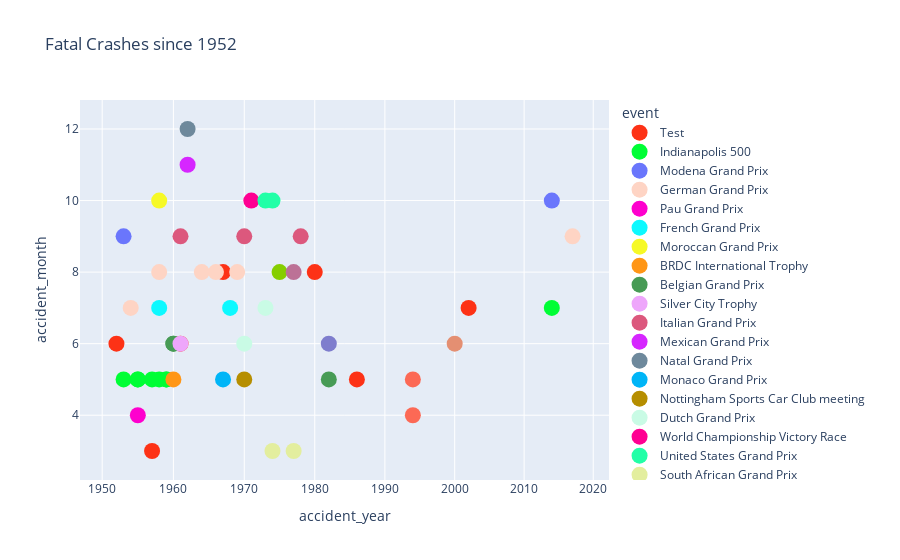

Notebook code cell kept with this figure:
### Code cell
#Plot bubble chart 

fig = px.scatter(crash_encoded, x="accident_year", y="accident_month", color= "event", title="Fatal Crashes since 1952", hover_name="driver", log_x=True, size_max=60, color_discrete_sequence=px.colors.qualitative.Light24)
fig.update_traces(marker=dict(size=16))
fig.show()

### Figure 1 — Plotly figure (JSON) as saved in the notebook; plotly's stock layout.template omitted (floating-point values rounded to 4 significant figures)
{"data": [{"hovertemplate": "<b>%{hovertext}</b><br><br>event=Test<br>accident_year=%{x}<br>accident_month=%{y}<extra></extra>", "hovertext": ["Cameron Earl", "Eugenio Castellotti", "Giulio Cabianca", "Bob Anderson", "Patrick Depailler", "Elio de Angelis"], "legendgroup": "Test", "marker": {"color": "#FD3216", "size": 16, "symbol": "circle"}, "mode": "markers", "name": "Test", "orientation": "v", "showlegend": true, "type": "scatter", "x": [1952, 1957, 1961, 1967, 1980, 1986], "xaxis": "x", "y": [6, 3, 6, 8, 8, 5], "yaxis": "y"}, {"hovertemplate": "<b>%{hovertext}</b><br><br>event=Indianapolis 500<br>accident_year=%{x}<br>accident_month=%{y}<extra></extra>", "hovertext": ["Chet Miller", "Manny Ayulo", "Bill Vukovich", " Keith Andrews", "Pat O'Connor", "Jerry Unser Jr.", "Bob Cortner"], "legendgroup": "Indianapolis 500", "marker": {"color": "#00FE35", "size": 16, "symbol": "circle"}, "mode": "markers", "name": "Indianapolis 500", "orientation": "v", "showlegend": true, "type": "scatter", "x": [1953, 1955, 1955, 1957, 1958, 1959, 1959], "xaxis": "x", "y": [5, 5, 5, 5, 5, 5, 5], "yaxis": "y"}, {"hovertemplate": "<b>%{hovertext}</b><br><br>event=Modena Grand Prix<br>accident_year=%{x}<br>accident_month=%{y}<extra></extra>", "hovertext": ["Charles de Tornaco"], "legendgroup": "Modena Grand Prix", "marker": {"color": "#6A76FC", "size": 16, "symbol": "circle"}, "mode": "markers", "name": "Modena Grand Prix", "orientation": "v", "showlegend": true, "type": "scatter", "x": [1953], "xaxis": "x", "y": [9], "yaxis": "y"}, {"hovertemplate": "<b>%{hovertext}</b><br><br>event=German Grand Prix<br>accident_year=%{x}<br>accident_month=%{y}<extra></extra>", "hovertext": ["Onofre Marimón", "Peter Collins", "Carel Godin de Beaufort", "John Taylor", "Gerhard Mitter"], "legendgroup": "German Grand Prix", "marker": {"color": "#FED4C4", "size": 16, "symbol": "circle"}, "mode": "markers", "name": "German Grand Prix", "orientation": "v", "showlegend": true, "type": "scatter", "x": [1954, 1958, 1964, 1966, 1969], "xaxis": "x", "y": [7, 8, 8, 8, 8], "yaxis": "y"}, {"hovertemplate": "<b>%{hovertext}</b><br><br>event=Pau Grand Prix<br>accident_year=%{x}<br>accident_month=%{y}<extra></extra>", "hovertext": ["Mario Alborghetti"], "legendgroup": "Pau Grand Prix", "marker": {"color": "#FE00CE", "size": 16, "symbol": "circle"}, "mode": "markers", "name": "Pau Grand Prix", "orientation": "v", "showlegend": true, "type": "scatter", "x": [1955], "xaxis": "x", "y": [4], "yaxis": "y"}, {"hovertemplate": "<b>%{hovertext}</b><br><br>event=French Grand Prix<br>accident_year=%{x}<br>accident_month=%{y}<extra></extra>", "hovertext": ["Luigi Musso", "Jo Schlesser"], "legendgroup": "French Grand Prix", "marker": {"color": "#0DF9FF", "size": 16, "symbol": "circle"}, "mode": "markers", "name": "French Grand Prix", "orientation": "v", "showlegend": true, "type": "scatter", "x": [1958, 1968], "xaxis": "x", "y": [7, 7], "yaxis": "y"}, {"hovertemplate": "<b>%{hovertext}</b><br><br>event=Moroccan Grand Prix<br>accident_year=%{x}<br>accident_month=%{y}<extra></extra>", "hovertext": ["Stuart Lewis-Evans"], "legendgroup": "Moroccan Grand Prix", "marker": {"color": "#F6F926", "size": 16, "symbol": "circle"}, "mode": "markers", "name": "Moroccan Grand Prix", "orientation": "v", "showlegend": true, "type": "scatter", "x": [1958], "xaxis": "x", "y": [10], "yaxis": "y"}, {"hovertemplate": "<b>%{hovertext}</b><br><br>event=BRDC International Trophy<br>accident_year=%{x}<br>accident_month=%{y}<extra></extra>", "hovertext": ["Harry Schell"], "legendgroup": "BRDC International Trophy", "marker": {"color": "#FF9616", "size": 16, "symbol": "circle"}, "mode": "markers", "name": "BRDC International Trophy", "orientation": "v", "showlegend": true, "type": "scatter", "x": [1960], "xaxis": "x", "y": [5], "yaxis": "y"}, {"hovertemplate": "<b>%{hovertext}</b><br><br>event=Belgian Grand Prix<br>accident_year=%{x}<br>accident_month=%{y}<extra></extra>", "hovertext": ["Chris Bristow", "Alan Stacey", " Gilles Villeneuve"], "legendgroup": "Belgian Grand Prix", "marker": {"color": "#479B55", "size": 16, "symbol": "circle"}, "mode": "markers", "name": "Belgian Grand Prix", "orientation": "v", "showlegend": true, "type": "scatter", "x": [1960, 1960, 1982], "xaxis": "x", "y": [6, 6, 5], "yaxis": "y"}, {"hovertemplate": "<b>%{hovertext}</b><br><br>event=Silver City Trophy <br>accident_year=%{x}<br>accident_month=%{y}<extra></extra>", "hovertext": ["Shane Summers"], "legendgroup": "Silver City Trophy ", "marker": {"color": "#EEA6FB", "size": 16, "symbol": "circle"}, "mode": "markers", "name": "Silver City Trophy ", "orientation": "v", "showlegend": true, "type": "scatter", "x": [1961], "xaxis": "x", "y": [6], "yaxis": "y"}, {"hovertemplate": "<b>%{hovertext}</b><br><br>event=Italian Grand Prix<br>accident_year=%{x}<br>accident_month=%{y}<extra></extra>", "hovertext": ["Wolfgang von Trips", "Jochen Rindt", "Ronnie Peterson"], "legendgroup": "Italian Grand Prix", "marker": {"color": "#DC587D", "size": 16, "symbol": "circle"}, "mode": "markers", "name": "Italian Grand Prix", "orientation": "v", "showlegend": true, "type": "scatter", "x": [1961, 1970, 1978], "xaxis": "x", "y": [9, 9, 9], "yaxis": "y"}, {"hovertemplate": "<b>%{hovertext}</b><br><br>event=Mexican Grand Prix<br>accident_year=%{x}<br>accident_month=%{y}<extra></extra>", "hovertext": ["Ricardo Rodríguez"], "legendgroup": "Mexican Grand Prix", "marker": {"color": "#D626FF", "size": 16, "symbol": "circle"}, "mode": "markers", "name": "Mexican Grand Prix", "orientation": "v", "showlegend": true, "type": "scatter", "x": [1962], "xaxis": "x", "y": [11], "yaxis": "y"}, {"hovertemplate": "<b>%{hovertext}</b><br><br>event=Natal Grand Prix<br>accident_year=%{x}<br>accident_month=%{y}<extra></extra>", "hovertext": ["Gary Hocking"], "legendgroup": "Natal Grand Prix", "marker": {"color": "#6E899C", "size": 16, "symbol": "circle"}, "mode": "markers", "name": "Natal Grand Prix", "orientation": "v", "showlegend": true, "type": "scatter", "x": [1962], "xaxis": "x", "y": [12], "yaxis": "y"}, {"hovertemplate": "<b>%{hovertext}</b><br><br>event=Monaco Grand Prix<br>accident_year=%{x}<br>accident_month=%{y}<extra></extra>", "hovertext": ["Lorenzo Bandini"], "legendgroup": "Monaco Grand Prix", "marker": {"color": "#00B5F7", "size": 16, "symbol": "circle"}, "mode": "markers", "name": "Monaco Grand Prix", "orientation": "v", "showlegend": true, "type": "scatter", "x": [1967], "xaxis": "x", "y": [5], "yaxis": "y"}, {"hovertemplate": "<b>%{hovertext}</b><br><br>event=Nottingham Sports Car Club meeting<br>accident_year=%{x}<br>accident_month=%{y}<extra></extra>", "hovertext": ["Martin Brain"], "legendgroup": "Nottingham Sports Car Club meeting", "marker": {"color": "#B68E00", "size": 16, "symbol": "circle"}, "mode": "markers", "name": "Nottingham Sports Car Club meeting", "orientation": "v", "showlegend": true, "type": "scatter", "x": [1970], "xaxis": "x", "y": [5], "yaxis": "y"}, {"hovertemplate": "<b>%{hovertext}</b><br><br>event=Dutch Grand Prix<br>accident_year=%{x}<br>accident_month=%{y}<extra></extra>", "hovertext": ["Piers Courage", "Roger Williamson"], "legendgroup": "Dutch Grand Prix", "marker": {"color": "#C9FBE5", "size": 16, "symbol": "circle"}, "mode": "markers", "name": "Dutch Grand Prix", "orientation": "v", "showlegend": true, "type": "scatter", "x": [1970, 1973], "xaxis": "x", "y": [6, 7], "yaxis": "y"}, {"hovertemplate": "<b>%{hovertext}</b><br><br>event=World Championship Victory Race<br>accident_year=%{x}<br>accident_month=%{y}<extra></extra>", "hovertext": ["Jo Siffert"], "legendgroup": "World Championship Victory Race", "marker": {"color": "#FF0092", "size": 16, "symbol": "circle"}, "mode": "markers", "name": "World Championship Victory Race", "orientation": "v", "showlegend": true, "type": "scatter", "x": [1971], "xaxis": "x", "y": [10], "yaxis": "y"}, {"hovertemplate": "<b>%{hovertext}</b><br><br>event=United States Grand Prix<br>accident_year=%{x}<br>accident_month=%{y}<extra></extra>", "hovertext": ["François Cevert", "Helmuth Koinigg"], "legendgroup": "United States Grand Prix", "marker": {"color": "#22FFA7", "size": 16, "symbol": "circle"}, "mode": "markers", "name": "United States Grand Prix", "orientation": "v", "showlegend": true, "type": "scatter", "x": [1973, 1974], "xaxis": "x", "y": [10, 10], "yaxis": "y"}, {"hovertemplate": "<b>%{hovertext}</b><br><br>event=South African Grand Prix<br>accident_year=%{x}<br>accident_month=%{y}<extra></extra>", "hovertext": ["Peter Revson", "Tom Pryce"], "legendgroup": "South African Grand Prix", "marker": {"color": "#E3EE9E", "size": 16, "symbol": "circle"}, "mode": "markers", "name": "South African Grand Prix", "orientation": "v", "showlegend": true, "type": "scatter", "x": [1974, 1977], "xaxis": "x", "y": [3, 3], "yaxis": "y"}, {"hovertemplate": "<b>%{hovertext}</b><br><br>event=Austrian Grand Prix<br>accident_year=%{x}<br>accident_month=%{y}<extra></extra>", "hovertext": ["Mark Donohue"], "legendgroup": "Austrian Grand Prix", "marker": {"color": "#86CE00", "size": 16, "symbol": "circle"}, "mode": "markers", "name": "Austrian Grand Prix", "orientation": "v", "showlegend": true, "type": "scatter", "x": [1975], "xaxis": "x", "y": [8], "yaxis": "y"}, {"hovertemplate": "<b>%{hovertext}</b><br><br>event=Shellsport International Series Round 11<br>accident_year=%{x}<br>accident_month=%{y}<extra></extra>", "hovertext": ["Brian McGuire"], "legendgroup": "Shellsport International Series Round 11", "marker": {"color": "#BC7196", "size": 16, "symbol": "circle"}, "mode": "markers", "name": "Shellsport International Series Round 11", "orientation": "v", "showlegend": true, "type": "scatter", "x": [1977], "xaxis": "x", "y": [8], "yaxis": "y"}, {"hovertemplate": "<b>%{hovertext}</b><br><br>event=Canadian Grand Prix<br>accident_year=%{x}<br>accident_month=%{y}<extra></extra>", "hovertext": ["Riccardo Paletti"], "legendgroup": "Canadian Grand Prix", "marker": {"color": "#7E7DCD", "size": 16, "symbol": "circle"}, "mode": "markers", "name": "Canadian Grand Prix", "orientation": "v", "showlegend": true, "type": "scatter", "x": [1982], "xaxis": "x", "y": [6], "yaxis": "y"}, {"hovertemplate": "<b>%{hovertext}</b><br><br>event=San Marino Grand Prix<br>accident_year=%{x}<br>accident_month=%{y}<extra></extra>", "hovertext": ["Roland Ratzenberger", "Ayrton Senna"], "legendgroup": "San Marino Grand Prix", "marker": {"color": "#FC6955", "size": 16, "symbol": "circle"}, "mode": "markers", "name": "San Marino Grand Prix", "orientation": "v", "showlegend": true, "type": "scatter", "x": [1994, 1994], "xaxis": "x", "y": [4, 5], "yaxis": "y"}, {"hovertemplate": "<b>%{hovertext}</b><br><br>event=Goodwood Festival of Speed<br>accident_year=%{x}<br>accident_month=%{y}<extra></extra>", "hovertext": ["John Dawson-Damer"], "legendgroup": "Goodwood Festival of Speed", "marker": {"color": "#E48F72", "size": 16, "symbol": "circle"}, "mode": "markers", "name": "Goodwood Festival of Speed", "orientation": "v", "showlegend": true, "type": "scatter", "x": [2000], "xaxis": "x", "y": [6], "yaxis": "y"}, {"hovertemplate": "<b>%{hovertext}</b><br><br>event=Czech Superprix<br>accident_year=%{x}<br>accident_month=%{y}<extra></extra>", "hovertext": ["Fritz Glatz"], "legendgroup": "Czech Superprix", "marker": {"color": "#FD3216", "size": 16, "symbol": "circle"}, "mode": "markers", "name": "Czech Superprix", "orientation": "v", "showlegend": true, "type": "scatter", "x": [2002], "xaxis": "x", "y": [7], "yaxis": "y"}, {"hovertemplate": "<b>%{hovertext}</b><br><br>event=Jack Brabham Memorial Trophy<br>accident_year=%{x}<br>accident_month=%{y}<extra></extra>", "hovertext": ["Denis Welch"], "legendgroup": "Jack Brabham Memorial Trophy", "marker": {"color": "#00FE35", "size": 16, "symbol": "circle"}, "mode": "markers", "name": "Jack Brabham Memorial Trophy", "orientation": "v", "showlegend": true, "type": "scatter", "x": [2014], "xaxis": "x", "y": [7], "yaxis": "y"}, {"hovertemplate": "<b>%{hovertext}</b><br><br>event=Japanese Grand Prix<br>accident_year=%{x}<br>accident_month=%{y}<extra></extra>", "hovertext": ["Jules Bianchi"], "legendgroup": "Japanese Grand Prix", "marker": {"color": "#6A76FC", "size": 16, "symbol": "circle"}, "mode": "markers", "name": "Japanese Grand Prix", "orientation": "v", "showlegend": true, "type": "scatter", "x": [2014], "xaxis": "x", "y": [10], "yaxis": "y"}, {"hovertemplate": "<b>%{hovertext}</b><br><br>event=Historic Grand Prix<br>accident_year=%{x}<br>accident_month=%{y}<extra></extra>", "hovertext": ["David Ferrer"], "legendgroup": "Historic Grand Prix", "marker": {"color": "#FED4C4", "size": 16, "symbol": "circle"}, "mode": "markers", "name": "Historic Grand Prix", "orientation": "v", "showlegend": true, "type": "scatter", "x": [2017], "xaxis": "x", "y": [9], "yaxis": "y"}], "layout": {"legend": {"title": {"text": "event"}, "tracegroupgap": 0}, "title": {"text": "Fatal Crashes since 1952"}, "xaxis": {"anchor": "y", "domain": [0, 1], "title": {"text": "accident_year"}, "type": "log"}, "yaxis": {"anchor": "x", "domain": [0, 1], "title": {"text": "accident_month"}}}}
